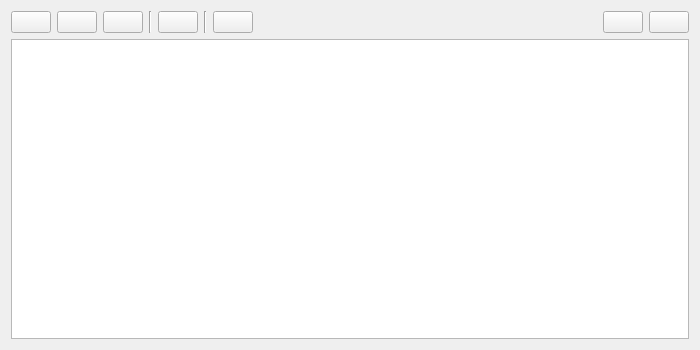
<?xml version="1.0" encoding="UTF-8"?>
<ui version="4.0">
 <class>MainWindow</class>
 <widget class="QMainWindow" name="MainWindow">
  <property name="geometry">
   <rect>
    <x>0</x>
    <y>0</y>
    <width>700</width>
    <height>350</height>
   </rect>
  </property>
  <property name="windowTitle">
   <string>PaintFigures</string>
  </property>
  <widget class="QWidget" name="centralWidget">
   <layout class="QVBoxLayout" name="mainLayout">
    <item>
     <layout class="QHBoxLayout" name="horizontalLayoutForToolbars">
      <item>
       <layout class="QGridLayout" name="toolbar1">
        <item row="0" column="0">
         <widget class="QPushButton" name="bDrawRectangle">
          <property name="sizePolicy">
           <sizepolicy hsizetype="Fixed" vsizetype="Fixed">
            <horstretch>0</horstretch>
            <verstretch>0</verstretch>
           </sizepolicy>
          </property>
          <property name="text">
           <string/>
          </property>
          <property name="icon">
           <iconset>
            <normaloff>icons/rectangle_orig.jpg</normaloff>icons/rectangle_orig.jpg</iconset>
          </property>
          <property name="iconSize">
           <size>
            <width>24</width>
            <height>24</height>
           </size>
          </property>
         </widget>
        </item>
        <item row="0" column="8">
         <widget class="QPushButton" name="bMoveFigures">
          <property name="sizePolicy">
           <sizepolicy hsizetype="Fixed" vsizetype="Fixed">
            <horstretch>0</horstretch>
            <verstretch>0</verstretch>
           </sizepolicy>
          </property>
          <property name="text">
           <string/>
          </property>
          <property name="icon">
           <iconset>
            <normaloff>icons/move_orig.jpg</normaloff>icons/move_orig.jpg</iconset>
          </property>
          <property name="iconSize">
           <size>
            <width>24</width>
            <height>24</height>
           </size>
          </property>
         </widget>
        </item>
        <item row="0" column="3">
         <widget class="QPushButton" name="bDrawEllipse">
          <property name="sizePolicy">
           <sizepolicy hsizetype="Fixed" vsizetype="Fixed">
            <horstretch>0</horstretch>
            <verstretch>0</verstretch>
           </sizepolicy>
          </property>
          <property name="text">
           <string/>
          </property>
          <property name="icon">
           <iconset>
            <normaloff>icons/ellipse_orig.png</normaloff>icons/ellipse_orig.png</iconset>
          </property>
          <property name="iconSize">
           <size>
            <width>24</width>
            <height>24</height>
           </size>
          </property>
         </widget>
        </item>
        <item row="0" column="10">
         <spacer name="horizontalSpacer">
          <property name="orientation">
           <enum>Qt::Horizontal</enum>
          </property>
          <property name="sizeHint" stdset="0">
           <size>
            <width>40</width>
            <height>20</height>
           </size>
          </property>
         </spacer>
        </item>
        <item row="0" column="2">
         <widget class="QPushButton" name="bDrawTriangle">
          <property name="sizePolicy">
           <sizepolicy hsizetype="Fixed" vsizetype="Fixed">
            <horstretch>0</horstretch>
            <verstretch>0</verstretch>
           </sizepolicy>
          </property>
          <property name="text">
           <string/>
          </property>
          <property name="icon">
           <iconset>
            <normaloff>icons/triangle_orig.png</normaloff>icons/triangle_orig.png</iconset>
          </property>
          <property name="iconSize">
           <size>
            <width>24</width>
            <height>24</height>
           </size>
          </property>
         </widget>
        </item>
        <item row="0" column="5">
         <widget class="QPushButton" name="bDrawLine">
          <property name="sizePolicy">
           <sizepolicy hsizetype="Fixed" vsizetype="Fixed">
            <horstretch>0</horstretch>
            <verstretch>0</verstretch>
           </sizepolicy>
          </property>
          <property name="text">
           <string/>
          </property>
          <property name="icon">
           <iconset>
            <normaloff>icons/line_orig.png</normaloff>icons/line_orig.png</iconset>
          </property>
          <property name="iconSize">
           <size>
            <width>24</width>
            <height>24</height>
           </size>
          </property>
         </widget>
        </item>
        <item row="0" column="7">
         <widget class="Line" name="line_2">
          <property name="orientation">
           <enum>Qt::Vertical</enum>
          </property>
         </widget>
        </item>
        <item row="0" column="4">
         <widget class="Line" name="line">
          <property name="orientation">
           <enum>Qt::Vertical</enum>
          </property>
         </widget>
        </item>
       </layout>
      </item>
      <item>
       <layout class="QGridLayout" name="toolbar2">
        <item row="0" column="0">
         <widget class="QPushButton" name="bExportFigures">
          <property name="sizePolicy">
           <sizepolicy hsizetype="Fixed" vsizetype="Fixed">
            <horstretch>0</horstretch>
            <verstretch>0</verstretch>
           </sizepolicy>
          </property>
          <property name="text">
           <string/>
          </property>
          <property name="icon">
           <iconset>
            <normaloff>icons/export_orig.png</normaloff>icons/export_orig.png</iconset>
          </property>
          <property name="iconSize">
           <size>
            <width>24</width>
            <height>24</height>
           </size>
          </property>
         </widget>
        </item>
        <item row="0" column="1">
         <widget class="QPushButton" name="bImportFigures">
          <property name="sizePolicy">
           <sizepolicy hsizetype="Fixed" vsizetype="Fixed">
            <horstretch>0</horstretch>
            <verstretch>0</verstretch>
           </sizepolicy>
          </property>
          <property name="text">
           <string/>
          </property>
          <property name="icon">
           <iconset>
            <normaloff>icons/import_orig.png</normaloff>icons/import_orig.png</iconset>
          </property>
          <property name="iconSize">
           <size>
            <width>24</width>
            <height>24</height>
           </size>
          </property>
         </widget>
        </item>
       </layout>
      </item>
     </layout>
    </item>
    <item>
     <widget class="QGraphicsView" name="graphicsView"/>
    </item>
   </layout>
  </widget>
  <widget class="QMenuBar" name="menuBar">
   <property name="geometry">
    <rect>
     <x>0</x>
     <y>0</y>
     <width>639</width>
     <height>22</height>
    </rect>
   </property>
  </widget>
 </widget>
 <layoutdefault spacing="6" margin="11"/>
 <resources/>
 <connections/>
</ui>
